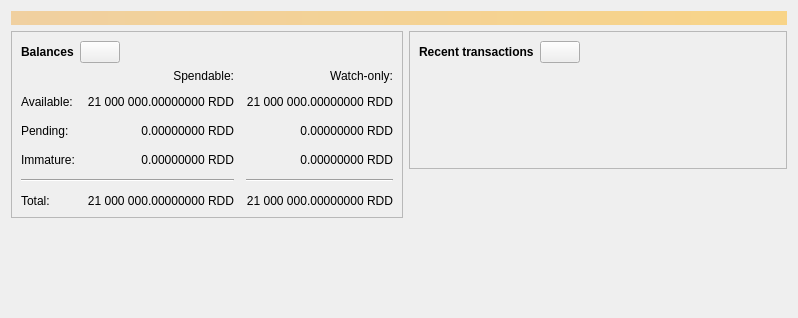
<?xml version="1.0" encoding="UTF-8"?>
<ui version="4.0">
 <class>OverviewPage</class>
 <widget class="QWidget" name="OverviewPage">
  <property name="geometry">
   <rect>
    <x>0</x>
    <y>0</y>
    <width>798</width>
    <height>318</height>
   </rect>
  </property>
  <property name="windowTitle">
   <string>Form</string>
  </property>
  <layout class="QVBoxLayout" name="topLayout">
   <item>
    <widget class="QLabel" name="labelAlerts">
     <property name="visible">
      <bool>false</bool>
     </property>
     <property name="styleSheet">
      <string notr="true">QLabel { background-color: qlineargradient(x1: 0, y1: 0, x2: 1, y2: 0, stop:0 #F0D0A0, stop:1 #F8D488); color:#000000; }</string>
     </property>
     <property name="wordWrap">
      <bool>true</bool>
     </property>
     <property name="margin">
      <number>3</number>
     </property>
     <property name="textInteractionFlags">
      <set>Qt::TextSelectableByMouse</set>
     </property>
    </widget>
   </item>
   <item>
    <layout class="QHBoxLayout" name="horizontalLayout" stretch="1,1">
     <item>
      <layout class="QVBoxLayout" name="verticalLayout_2">
       <item>
        <widget class="QFrame" name="frame">
         <property name="frameShape">
          <enum>QFrame::StyledPanel</enum>
         </property>
         <property name="frameShadow">
          <enum>QFrame::Raised</enum>
         </property>
         <layout class="QVBoxLayout" name="verticalLayout_4">
          <item>
           <layout class="QHBoxLayout" name="horizontalLayout_4">
            <item>
             <widget class="QLabel" name="label_5">
              <property name="font">
               <font>
                <weight>75</weight>
                <bold>true</bold>
               </font>
              </property>
              <property name="text">
               <string>Balances</string>
              </property>
             </widget>
            </item>
            <item>
             <widget class="QPushButton" name="labelWalletStatus">
              <property name="enabled">
               <bool>true</bool>
              </property>
              <property name="maximumSize">
               <size>
                <width>45</width>
                <height>16777215</height>
               </size>
              </property>
              <property name="toolTip">
               <string>The displayed information may be out of date. Your wallet automatically synchronizes with the Reddcoin network after a connection is established, but this process has not completed yet.</string>
              </property>
              <property name="text">
               <string/>
              </property>
              <property name="icon">
               <iconset resource="../bitcoin.qrc">
                <normaloff>:/icons/warning</normaloff>
                <disabledoff>:/icons/warning</disabledoff>:/icons/warning</iconset>
              </property>
              <property name="iconSize">
               <size>
                <width>24</width>
                <height>24</height>
               </size>
              </property>
             </widget>
            </item>
            <item>
             <spacer name="horizontalSpacer_3">
              <property name="orientation">
               <enum>Qt::Horizontal</enum>
              </property>
              <property name="sizeHint" stdset="0">
               <size>
                <width>40</width>
                <height>20</height>
               </size>
              </property>
             </spacer>
            </item>
           </layout>
          </item>
          <item>
           <layout class="QGridLayout" name="gridLayout">
            <property name="spacing">
             <number>12</number>
            </property>
            <item row="2" column="2">
             <widget class="QLabel" name="labelWatchPending">
              <property name="cursor">
               <cursorShape>IBeamCursor</cursorShape>
              </property>
              <property name="toolTip">
               <string>Unconfirmed transactions to watch-only addresses</string>
              </property>
              <property name="text">
               <string notr="true">0.00000000 RDD</string>
              </property>
              <property name="alignment">
               <set>Qt::AlignRight|Qt::AlignTrailing|Qt::AlignVCenter</set>
              </property>
              <property name="textInteractionFlags">
               <set>Qt::LinksAccessibleByMouse|Qt::TextSelectableByKeyboard|Qt::TextSelectableByMouse</set>
              </property>
             </widget>
            </item>
            <item row="2" column="1">
             <widget class="QLabel" name="labelUnconfirmed">
              <property name="cursor">
               <cursorShape>IBeamCursor</cursorShape>
              </property>
              <property name="toolTip">
               <string>Total of transactions that have yet to be confirmed, and do not yet count toward the spendable balance</string>
              </property>
              <property name="text">
               <string notr="true">0.00000000 RDD</string>
              </property>
              <property name="alignment">
               <set>Qt::AlignRight|Qt::AlignTrailing|Qt::AlignVCenter</set>
              </property>
              <property name="textInteractionFlags">
               <set>Qt::LinksAccessibleByMouse|Qt::TextSelectableByKeyboard|Qt::TextSelectableByMouse</set>
              </property>
             </widget>
            </item>
            <item row="3" column="2">
             <widget class="QLabel" name="labelWatchImmature">
              <property name="cursor">
               <cursorShape>IBeamCursor</cursorShape>
              </property>
              <property name="toolTip">
               <string>Mined balance in watch-only addresses that has not yet matured</string>
              </property>
              <property name="text">
               <string notr="true">0.00000000 RDD</string>
              </property>
              <property name="alignment">
               <set>Qt::AlignRight|Qt::AlignTrailing|Qt::AlignVCenter</set>
              </property>
              <property name="textInteractionFlags">
               <set>Qt::LinksAccessibleByMouse|Qt::TextSelectableByKeyboard|Qt::TextSelectableByMouse</set>
              </property>
             </widget>
            </item>
            <item row="4" column="0" colspan="2">
             <widget class="Line" name="line">
              <property name="orientation">
               <enum>Qt::Horizontal</enum>
              </property>
             </widget>
            </item>
            <item row="4" column="2">
             <widget class="Line" name="lineWatchBalance">
              <property name="sizePolicy">
               <sizepolicy hsizetype="Preferred" vsizetype="Fixed">
                <horstretch>0</horstretch>
                <verstretch>0</verstretch>
               </sizepolicy>
              </property>
              <property name="minimumSize">
               <size>
                <width>140</width>
                <height>0</height>
               </size>
              </property>
              <property name="orientation">
               <enum>Qt::Horizontal</enum>
              </property>
             </widget>
            </item>
            <item row="5" column="0">
             <widget class="QLabel" name="labelTotalText">
              <property name="text">
               <string>Total:</string>
              </property>
             </widget>
            </item>
            <item row="3" column="1">
             <widget class="QLabel" name="labelImmature">
              <property name="cursor">
               <cursorShape>IBeamCursor</cursorShape>
              </property>
              <property name="toolTip">
               <string>Mined balance that has not yet matured</string>
              </property>
              <property name="text">
               <string notr="true">0.00000000 RDD</string>
              </property>
              <property name="alignment">
               <set>Qt::AlignRight|Qt::AlignTrailing|Qt::AlignVCenter</set>
              </property>
              <property name="textInteractionFlags">
               <set>Qt::LinksAccessibleByMouse|Qt::TextSelectableByKeyboard|Qt::TextSelectableByMouse</set>
              </property>
             </widget>
            </item>
            <item row="2" column="3">
             <spacer name="horizontalSpacer_2">
              <property name="orientation">
               <enum>Qt::Horizontal</enum>
              </property>
              <property name="sizeHint" stdset="0">
               <size>
                <width>40</width>
                <height>20</height>
               </size>
              </property>
             </spacer>
            </item>
            <item row="3" column="0">
             <widget class="QLabel" name="labelImmatureText">
              <property name="text">
               <string>Immature:</string>
              </property>
             </widget>
            </item>
            <item row="5" column="1">
             <widget class="QLabel" name="labelTotal">
              <property name="cursor">
               <cursorShape>IBeamCursor</cursorShape>
              </property>
              <property name="toolTip">
               <string>Your current total balance</string>
              </property>
              <property name="text">
               <string notr="true">21 000 000.00000000 RDD</string>
              </property>
              <property name="alignment">
               <set>Qt::AlignRight|Qt::AlignTrailing|Qt::AlignVCenter</set>
              </property>
              <property name="textInteractionFlags">
               <set>Qt::LinksAccessibleByMouse|Qt::TextSelectableByKeyboard|Qt::TextSelectableByMouse</set>
              </property>
             </widget>
            </item>
            <item row="5" column="2">
             <widget class="QLabel" name="labelWatchTotal">
              <property name="cursor">
               <cursorShape>IBeamCursor</cursorShape>
              </property>
              <property name="toolTip">
               <string>Current total balance in watch-only addresses</string>
              </property>
              <property name="text">
               <string notr="true">21 000 000.00000000 RDD</string>
              </property>
              <property name="alignment">
               <set>Qt::AlignRight|Qt::AlignTrailing|Qt::AlignVCenter</set>
              </property>
              <property name="textInteractionFlags">
               <set>Qt::LinksAccessibleByMouse|Qt::TextSelectableByKeyboard|Qt::TextSelectableByMouse</set>
              </property>
             </widget>
            </item>
            <item row="0" column="2">
             <widget class="QLabel" name="labelWatchonly">
              <property name="text">
               <string>Watch-only:</string>
              </property>
              <property name="alignment">
               <set>Qt::AlignRight|Qt::AlignTrailing|Qt::AlignVCenter</set>
              </property>
             </widget>
            </item>
            <item row="1" column="0">
             <widget class="QLabel" name="labelBalanceText">
              <property name="text">
               <string>Available:</string>
              </property>
             </widget>
            </item>
            <item row="1" column="1">
             <widget class="QLabel" name="labelBalance">
              <property name="cursor">
               <cursorShape>IBeamCursor</cursorShape>
              </property>
              <property name="toolTip">
               <string>Your current spendable balance</string>
              </property>
              <property name="text">
               <string notr="true">21 000 000.00000000 RDD</string>
              </property>
              <property name="alignment">
               <set>Qt::AlignRight|Qt::AlignTrailing|Qt::AlignVCenter</set>
              </property>
              <property name="textInteractionFlags">
               <set>Qt::LinksAccessibleByMouse|Qt::TextSelectableByKeyboard|Qt::TextSelectableByMouse</set>
              </property>
             </widget>
            </item>
            <item row="1" column="2">
             <widget class="QLabel" name="labelWatchAvailable">
              <property name="cursor">
               <cursorShape>IBeamCursor</cursorShape>
              </property>
              <property name="toolTip">
               <string>Your current balance in watch-only addresses</string>
              </property>
              <property name="text">
               <string notr="true">21 000 000.00000000 RDD</string>
              </property>
              <property name="alignment">
               <set>Qt::AlignRight|Qt::AlignTrailing|Qt::AlignVCenter</set>
              </property>
              <property name="textInteractionFlags">
               <set>Qt::LinksAccessibleByMouse|Qt::TextSelectableByKeyboard|Qt::TextSelectableByMouse</set>
              </property>
             </widget>
            </item>
            <item row="2" column="0">
             <widget class="QLabel" name="labelPendingText">
              <property name="text">
               <string>Pending:</string>
              </property>
             </widget>
            </item>
            <item row="0" column="1">
             <widget class="QLabel" name="labelSpendable">
              <property name="text">
               <string>Spendable:</string>
              </property>
              <property name="alignment">
               <set>Qt::AlignRight|Qt::AlignTrailing|Qt::AlignVCenter</set>
              </property>
             </widget>
            </item>
           </layout>
          </item>
         </layout>
        </widget>
       </item>
       <item>
        <spacer name="verticalSpacer">
         <property name="orientation">
          <enum>Qt::Vertical</enum>
         </property>
         <property name="sizeHint" stdset="0">
          <size>
           <width>20</width>
           <height>40</height>
          </size>
         </property>
        </spacer>
       </item>
      </layout>
     </item>
     <item>
      <layout class="QVBoxLayout" name="verticalLayout_3">
       <item>
        <widget class="QFrame" name="frame_2">
         <property name="frameShape">
          <enum>QFrame::StyledPanel</enum>
         </property>
         <property name="frameShadow">
          <enum>QFrame::Raised</enum>
         </property>
         <layout class="QVBoxLayout" name="verticalLayout">
          <item>
           <layout class="QHBoxLayout" name="horizontalLayout_2">
            <item>
             <widget class="QLabel" name="label_4">
              <property name="font">
               <font>
                <weight>75</weight>
                <bold>true</bold>
               </font>
              </property>
              <property name="text">
               <string>Recent transactions</string>
              </property>
             </widget>
            </item>
            <item>
             <widget class="QPushButton" name="labelTransactionsStatus">
              <property name="enabled">
               <bool>true</bool>
              </property>
              <property name="maximumSize">
               <size>
                <width>45</width>
                <height>16777215</height>
               </size>
              </property>
              <property name="toolTip">
               <string>The displayed information may be out of date. Your wallet automatically synchronizes with the Reddcoin network after a connection is established, but this process has not completed yet.</string>
              </property>
              <property name="text">
               <string/>
              </property>
              <property name="icon">
               <iconset resource="../bitcoin.qrc">
                <normaloff>:/icons/warning</normaloff>
                <disabledoff>:/icons/warning</disabledoff>:/icons/warning</iconset>
              </property>
              <property name="iconSize">
               <size>
                <width>24</width>
                <height>24</height>
               </size>
              </property>
             </widget>
            </item>
            <item>
             <spacer name="horizontalSpacer">
              <property name="orientation">
               <enum>Qt::Horizontal</enum>
              </property>
              <property name="sizeHint" stdset="0">
               <size>
                <width>40</width>
                <height>20</height>
               </size>
              </property>
             </spacer>
            </item>
           </layout>
          </item>
          <item>
           <widget class="TransactionOverviewWidget" name="listTransactions">
            <property name="styleSheet">
             <string notr="true">QListView { background: transparent; }</string>
            </property>
            <property name="frameShape">
             <enum>QFrame::NoFrame</enum>
            </property>
            <property name="verticalScrollBarPolicy">
             <enum>Qt::ScrollBarAlwaysOff</enum>
            </property>
            <property name="horizontalScrollBarPolicy">
             <enum>Qt::ScrollBarAlwaysOff</enum>
            </property>
            <property name="sizeAdjustPolicy">
             <enum>QAbstractScrollArea::AdjustToContents</enum>
            </property>
            <property name="selectionMode">
             <enum>QAbstractItemView::NoSelection</enum>
            </property>
            <property name="uniformItemSizes">
             <bool>true</bool>
            </property>
           </widget>
          </item>
         </layout>
        </widget>
       </item>
       <item>
        <spacer name="verticalSpacer_2">
         <property name="orientation">
          <enum>Qt::Vertical</enum>
         </property>
         <property name="sizeHint" stdset="0">
          <size>
           <width>20</width>
           <height>40</height>
          </size>
         </property>
        </spacer>
       </item>
      </layout>
     </item>
    </layout>
   </item>
  </layout>
 </widget>
 <customwidgets>
  <customwidget>
   <class>TransactionOverviewWidget</class>
   <extends>QListView</extends>
   <header>qt/transactionoverviewwidget.h</header>
  </customwidget>
 </customwidgets>
 <resources/>
 <connections/>
</ui>
